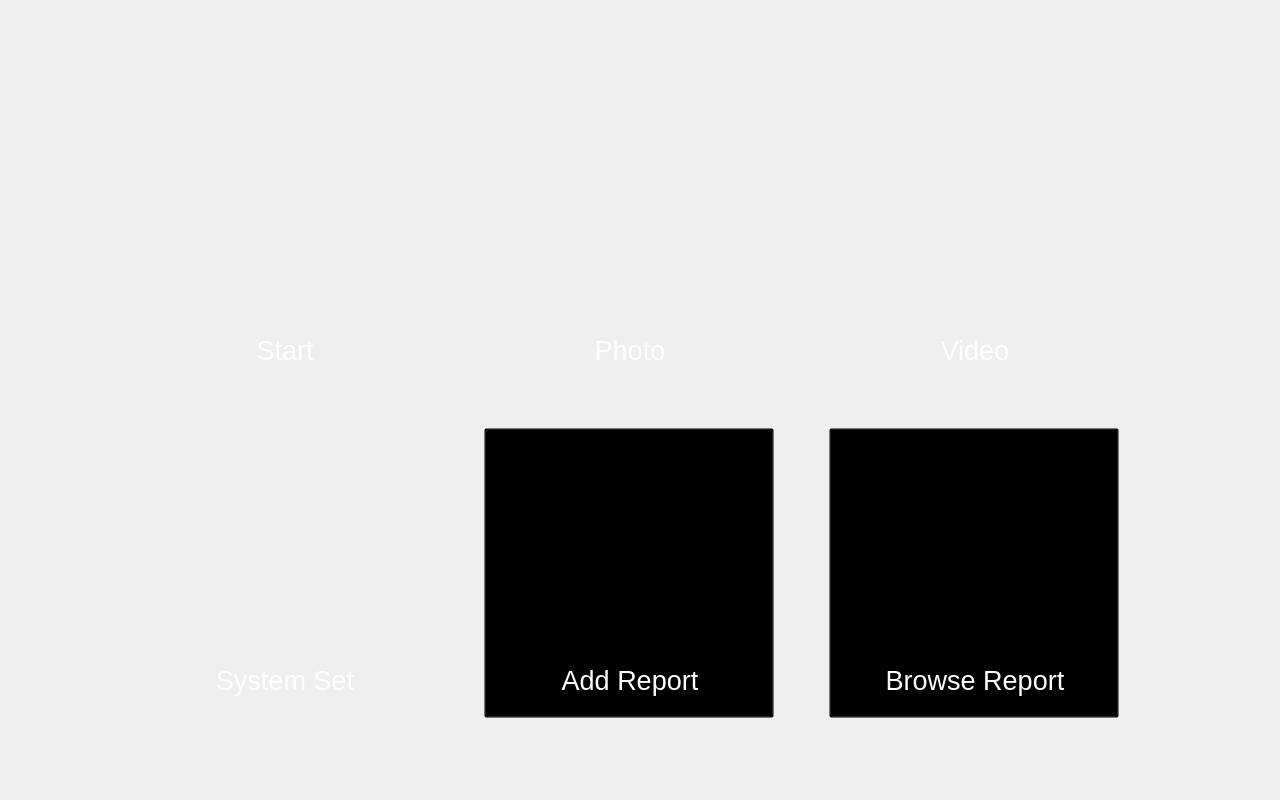
<?xml version="1.0" encoding="UTF-8"?>
<ui version="4.0">
 <class>zhukuang</class>
 <widget class="QWidget" name="zhukuang">
  <property name="geometry">
   <rect>
    <x>0</x>
    <y>0</y>
    <width>1280</width>
    <height>800</height>
   </rect>
  </property>
  <property name="windowTitle">
   <string>Form</string>
  </property>
  <property name="styleSheet">
   <string notr="true"/>
  </property>
  <widget class="QLabel" name="label_b">
   <property name="geometry">
    <rect>
     <x>0</x>
     <y>0</y>
     <width>1280</width>
     <height>805</height>
    </rect>
   </property>
   <property name="styleSheet">
    <string notr="true">border-image: url(:/tu/ALL-IN-ONE ICON/BKG.png);</string>
   </property>
   <property name="text">
    <string/>
   </property>
  </widget>
  <widget class="QWidget" name="layoutWidget">
   <property name="geometry">
    <rect>
     <x>90</x>
     <y>70</y>
     <width>1081</width>
     <height>681</height>
    </rect>
   </property>
   <layout class="QGridLayout" name="gridLayout" rowminimumheight="290,290" columnminimumwidth="290,290,290">
    <item row="0" column="2">
     <widget class="Label_video" name="label_video">
      <property name="styleSheet">
       <string notr="true">border-image: url(:/tu/ALL-IN-ONE ICON/iconBKG.png);</string>
      </property>
      <property name="text">
       <string/>
      </property>
      <property name="pixmap">
       <pixmap resource="SP.qrc">:/tu/ALL-IN-ONE ICON/icon_video.png</pixmap>
      </property>
      <property name="alignment">
       <set>Qt::AlignCenter</set>
      </property>
     </widget>
    </item>
    <item row="0" column="0">
     <widget class="Label_start" name="label_start">
      <property name="maximumSize">
       <size>
        <width>290</width>
        <height>290</height>
       </size>
      </property>
      <property name="styleSheet">
       <string notr="true">border-image: url(:/tu/ALL-IN-ONE ICON/iconBKG.png);</string>
      </property>
      <property name="text">
       <string/>
      </property>
      <property name="pixmap">
       <pixmap resource="SP.qrc">:/tu/ALL-IN-ONE ICON/icon_start.png</pixmap>
      </property>
      <property name="scaledContents">
       <bool>false</bool>
      </property>
      <property name="alignment">
       <set>Qt::AlignCenter</set>
      </property>
      <property name="margin">
       <number>0</number>
      </property>
     </widget>
    </item>
    <item row="0" column="1">
     <widget class="Label_photo" name="label_photo">
      <property name="styleSheet">
       <string notr="true">border-image: url(:/tu/ALL-IN-ONE ICON/iconBKG.png);</string>
      </property>
      <property name="text">
       <string/>
      </property>
      <property name="pixmap">
       <pixmap resource="SP.qrc">:/tu/ALL-IN-ONE ICON/icon_photo.png</pixmap>
      </property>
      <property name="alignment">
       <set>Qt::AlignCenter</set>
      </property>
     </widget>
    </item>
    <item row="1" column="2">
     <widget class="QPushButton" name="browseReportBtn">
      <property name="minimumSize">
       <size>
        <width>290</width>
        <height>290</height>
       </size>
      </property>
      <property name="maximumSize">
       <size>
        <width>290</width>
        <height>290</height>
       </size>
      </property>
      <property name="font">
       <font>
        <pointsize>32</pointsize>
       </font>
      </property>
      <property name="focusPolicy">
       <enum>Qt::NoFocus</enum>
      </property>
      <property name="styleSheet">
       <string notr="true">border-image: url(:/tu/ALL-IN-ONE ICON/iconBKG.png);
background-color: transparent;</string>
      </property>
      <property name="text">
       <string/>
      </property>
      <property name="icon">
       <iconset resource="SP.qrc">
        <normaloff>:/tu/ALL-IN-ONE ICON/icon_browseReport.png</normaloff>:/tu/ALL-IN-ONE ICON/icon_browseReport.png</iconset>
      </property>
      <property name="iconSize">
       <size>
        <width>180</width>
        <height>180</height>
       </size>
      </property>
     </widget>
    </item>
    <item row="1" column="1">
     <widget class="QPushButton" name="addReportBtn">
      <property name="minimumSize">
       <size>
        <width>290</width>
        <height>290</height>
       </size>
      </property>
      <property name="maximumSize">
       <size>
        <width>290</width>
        <height>290</height>
       </size>
      </property>
      <property name="font">
       <font>
        <pointsize>32</pointsize>
       </font>
      </property>
      <property name="focusPolicy">
       <enum>Qt::NoFocus</enum>
      </property>
      <property name="styleSheet">
       <string notr="true">border-image: url(:/tu/ALL-IN-ONE ICON/iconBKG.png);
background-color: transparent;</string>
      </property>
      <property name="text">
       <string/>
      </property>
      <property name="icon">
       <iconset resource="SP.qrc">
        <normaloff>:/tu/ALL-IN-ONE ICON/icon_addReport.png</normaloff>:/tu/ALL-IN-ONE ICON/icon_addReport.png</iconset>
      </property>
      <property name="iconSize">
       <size>
        <width>180</width>
        <height>180</height>
       </size>
      </property>
     </widget>
    </item>
    <item row="1" column="0">
     <widget class="Label_system" name="label_system">
      <property name="minimumSize">
       <size>
        <width>290</width>
        <height>290</height>
       </size>
      </property>
      <property name="maximumSize">
       <size>
        <width>290</width>
        <height>290</height>
       </size>
      </property>
      <property name="styleSheet">
       <string notr="true">border-image: url(:/tu/ALL-IN-ONE ICON/iconBKG.png);</string>
      </property>
      <property name="text">
       <string/>
      </property>
      <property name="pixmap">
       <pixmap resource="SP.qrc">:/tu/ALL-IN-ONE ICON/icon_system.png</pixmap>
      </property>
      <property name="alignment">
       <set>Qt::AlignCenter</set>
      </property>
     </widget>
    </item>
   </layout>
  </widget>
  <widget class="QPushButton" name="nameBtnStart">
   <property name="geometry">
    <rect>
     <x>140</x>
     <y>330</y>
     <width>290</width>
     <height>40</height>
    </rect>
   </property>
   <property name="font">
    <font>
     <pointsize>20</pointsize>
    </font>
   </property>
   <property name="focusPolicy">
    <enum>Qt::NoFocus</enum>
   </property>
   <property name="styleSheet">
    <string notr="true">color: rgb(255, 255, 255);
border:none;
background-color:transparent;
border-image: none;</string>
   </property>
   <property name="text">
    <string>Start</string>
   </property>
   <property name="flat">
    <bool>true</bool>
   </property>
  </widget>
  <widget class="QPushButton" name="nameBtnPhoto">
   <property name="geometry">
    <rect>
     <x>485</x>
     <y>330</y>
     <width>290</width>
     <height>40</height>
    </rect>
   </property>
   <property name="font">
    <font>
     <pointsize>20</pointsize>
    </font>
   </property>
   <property name="focusPolicy">
    <enum>Qt::NoFocus</enum>
   </property>
   <property name="styleSheet">
    <string notr="true">color: rgb(255, 255, 255);
border:none;
background-color:transparent;
border-image: none;</string>
   </property>
   <property name="text">
    <string>Photo</string>
   </property>
   <property name="flat">
    <bool>true</bool>
   </property>
  </widget>
  <widget class="QPushButton" name="nameBtnVideo">
   <property name="geometry">
    <rect>
     <x>830</x>
     <y>330</y>
     <width>290</width>
     <height>40</height>
    </rect>
   </property>
   <property name="font">
    <font>
     <pointsize>20</pointsize>
    </font>
   </property>
   <property name="focusPolicy">
    <enum>Qt::NoFocus</enum>
   </property>
   <property name="styleSheet">
    <string notr="true">color: rgb(255, 255, 255);
border:none;
background-color:transparent;
border-image: none;</string>
   </property>
   <property name="text">
    <string>Video</string>
   </property>
   <property name="flat">
    <bool>true</bool>
   </property>
  </widget>
  <widget class="QPushButton" name="nameBtnSysSet">
   <property name="geometry">
    <rect>
     <x>140</x>
     <y>660</y>
     <width>290</width>
     <height>40</height>
    </rect>
   </property>
   <property name="font">
    <font>
     <pointsize>20</pointsize>
    </font>
   </property>
   <property name="focusPolicy">
    <enum>Qt::NoFocus</enum>
   </property>
   <property name="styleSheet">
    <string notr="true">color: rgb(255, 255, 255);
border:none;
background-color:transparent;
border-image: none;</string>
   </property>
   <property name="text">
    <string>System Set</string>
   </property>
   <property name="flat">
    <bool>true</bool>
   </property>
  </widget>
  <widget class="QPushButton" name="nameBtnAdd">
   <property name="geometry">
    <rect>
     <x>485</x>
     <y>660</y>
     <width>290</width>
     <height>40</height>
    </rect>
   </property>
   <property name="font">
    <font>
     <pointsize>20</pointsize>
    </font>
   </property>
   <property name="focusPolicy">
    <enum>Qt::NoFocus</enum>
   </property>
   <property name="styleSheet">
    <string notr="true">color: rgb(255, 255, 255);
border:none;
background-color:transparent;
border-image: none;</string>
   </property>
   <property name="text">
    <string>Add Report</string>
   </property>
   <property name="flat">
    <bool>false</bool>
   </property>
  </widget>
  <widget class="QPushButton" name="nameBtnBrowse">
   <property name="geometry">
    <rect>
     <x>830</x>
     <y>660</y>
     <width>290</width>
     <height>40</height>
    </rect>
   </property>
   <property name="font">
    <font>
     <pointsize>20</pointsize>
    </font>
   </property>
   <property name="focusPolicy">
    <enum>Qt::NoFocus</enum>
   </property>
   <property name="styleSheet">
    <string notr="true">color: rgb(255, 255, 255);
border:none;
background-color:transparent;
border-image: none;</string>
   </property>
   <property name="text">
    <string>Browse Report</string>
   </property>
   <property name="flat">
    <bool>true</bool>
   </property>
  </widget>
  <widget class="AW2" name="aw2">
   <property name="geometry">
    <rect>
     <x>1210</x>
     <y>220</y>
     <width>67</width>
     <height>17</height>
    </rect>
   </property>
   <property name="text">
    <string/>
   </property>
  </widget>
 </widget>
 <customwidgets>
  <customwidget>
   <class>Label_start</class>
   <extends>QLabel</extends>
   <header>zhukuang.h</header>
  </customwidget>
  <customwidget>
   <class>Label_photo</class>
   <extends>QLabel</extends>
   <header>zhukuang.h</header>
  </customwidget>
  <customwidget>
   <class>Label_video</class>
   <extends>QLabel</extends>
   <header>zhukuang.h</header>
  </customwidget>
  <customwidget>
   <class>Label_system</class>
   <extends>QLabel</extends>
   <header>zhukuang.h</header>
  </customwidget>
  <customwidget>
   <class>AW2</class>
   <extends>QLabel</extends>
   <header>zhukuang.h</header>
  </customwidget>
 </customwidgets>
 <resources>
  <include location="SP.qrc"/>
 </resources>
 <connections/>
</ui>
